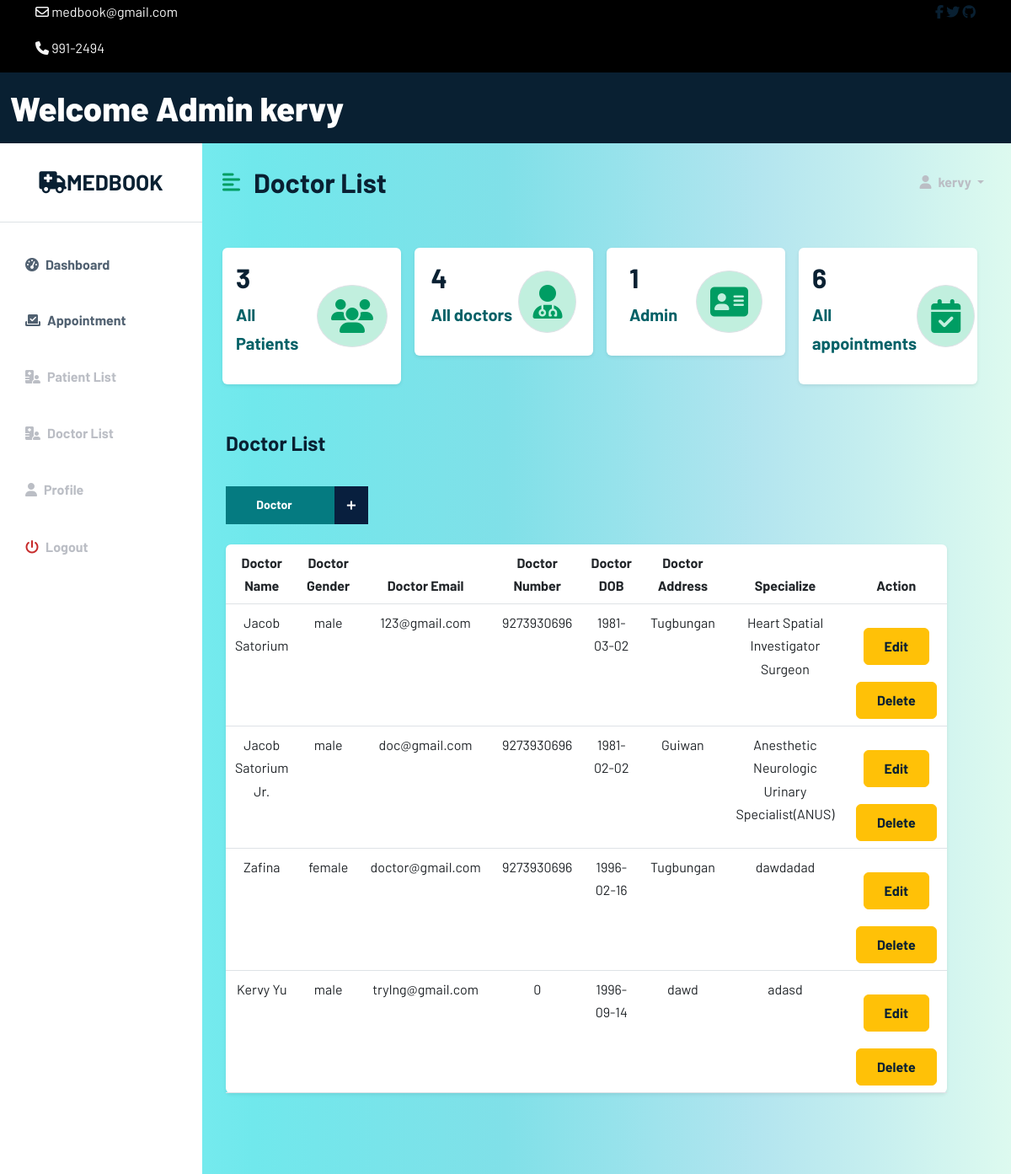
Page /admin/admindoc.php (signed in) on the committed database.
### tables this page shows
CREATE TABLE `app_admin` (
  `adminID` int(11) NOT NULL,
  `admin_name` varchar(100) NOT NULL,
  `admin_email` varchar(100) NOT NULL,
  `admin_password` varchar(100) NOT NULL,
  `usertype` varchar(100) NOT NULL DEFAULT 'admin'
);

CREATE TABLE `doctor` (
  `doctorID` int(11) NOT NULL,
  `d_FullName` varchar(100) NOT NULL,
  `d_email` varchar(100) NOT NULL,
  `d_number` bigint(100) NOT NULL,
  `d_address` varchar(100) NOT NULL,
  `d_password` varchar(100) NOT NULL,
  `d_DOB` date NOT NULL,
  `d_gender` varchar(100) NOT NULL,
  `doctor_type` varchar(100) NOT NULL DEFAULT 'doctor',
  `d_specialize` text NOT NULL
);

### admin/admindoc.php (the view, shortened to what this page needs)
<?php
include 'C:\xampp\htdocs\Web_Tech\config\config.php';
include 'C:\xampp\htdocs\Web_Tech\admin\adminheader.php';
?>
<?php
$currentAd = $_SESSION['email'];
$sql = "SELECT * FROM app_admin WHERE admin_email = '$currentAd'";
$result = mysqli_query($conn, $sql);
if ($result) {
if (mysqli_num_rows($result) > 0) {
while ($row = mysqli_fetch_array($result)) {
?>
<!DOCTYPE html>
<html lang="en">
<head>
    <link href="https://cdn.jsdelivr.net/npm/bootstrap@5.2.0/dist/css/bootstrap.min.css" rel="stylesheet">
    <link rel="stylesheet" href="/Web_Tech/css/style.css">
    <link rel="stylesheet" href="/Web_Tech/css/dochome.css">
    <link rel="stylesheet" href="/Web_Tech/css/reglog.css">
</head>
<body>
<div class="d-flex" id="wrapper">
    <div class="bg-white" id="sidebar-wrapper">
        <div class="sidebar-heading text-center py-4 primary-text fs-4 fw-bold text-uppercase border-bottom">
            <a href="#" class="navbar-brand mb-0" >
                <i class="fa-solid fa-truck-medical"></i>MedBook
            </a>
        </div>
        <div class="list-group list-group-flush my-3">
            <a href="adminhome.php" class="list-group-item list-group-item-action bg-transparent second-text active"><i
                    class="fas fa-tachometer-alt me-2"></i>Dashboard</a>
            <a href="adminapp.php" class="list-group-item list-group-item-action bg-transparent second-text active"><i
                        class="fas fa-check-to-slot me-2"></i>Appointment</a>
            <a href="adminpatient.php" class="list-group-item list-group-item-action bg-transparent second-text fw-bold">
                <i class="fas fa-hospital-user me-2"></i>Patient List</a>
            <a href="admindoc.php" class="list-group-item list-group-item-action bg-transparent second-text fw-bold">
                <i class="fas fa-hospital-user me-2"></i>Doctor List</a>
            <a href="doctorprofile.php" class="list-group-item list-group-item-action bg-transparent second-text fw-bold"><i
                    class="fas fa-user me-2"></i>Profile</a>
            <a href="/Web_Tech/user/userlogout.php" class="list-group-item list-group-item-action bg-transparent second-text fw-bold"><i
                    class="fas fa-power-off me-2" style="color: #c72a2a;"></i>Logout</a>
        </div>
    </div>
    <div id="page-content-wrapper">
        <nav class="navbar navbar-expand-lg navbar-light bg-transparent py-4 px-4">
            <div class="d-flex align-items-center">
                <i class="fas fa-align-left primary-text fs-4 me-3" id="menu-toggle"></i>
                <h2 class="fs-2 m-0">Doctor List</h2>
            </div>
            <div class="collapse navbar-collapse" id="navbarSupportedContent">
                <ul class="navbar-nav ms-auto mb-2 mb-lg-0">
                    <li class="nav-item dropdown">
                        <a class="nav-link dropdown-toggle second-text fw-bold" href="#" id="navbarDropdown"
                           role="button" data-bs-toggle="dropdown" aria-expanded="false">
                            <i class="fas fa-user me-2"></i><?php echo $row['admin_name'];?>
                        </a>
                    </li>
                </ul>
            </div>
        </nav>
        <div class="container-fluid px-4">
            <div class="row g-3 my-2">
                <div class="row g-3 my-2">
                    <div class="col-md-3">
                        <div class="p-3 bg-white shadow-sm d-flex justify-content-around align-items-center rounded">
                            <div>
                                <?php
                                $query = "SELECT patientID FROM patient ORDER BY patientID";
                                $query_run = mysqli_query($conn, $query);
                                if ($row = mysqli_num_rows($query_run)) {
                                    echo '<h3 class="fs-2">' . $row . '</h3>';
                                }else{
                                    echo '<h3 class="fs-2">No Data</h3>';
                                }
                                ?>
                                <p class="fs-5" style="color:#046167;"><b>All Patients</b></p>
                            </div>
                            <i class="fas fa-users fs-1 primary-text border rounded-full secondary-bg p-3"></i>
                        </div>
                    </div>
                    <div class="col-md-3">
                        <div class="p-3 bg-white shadow-sm d-flex justify-content-around align-items-center rounded">
                            <div>
                                <?php
                                $query = "SELECT doctorID FROM doctor ORDER BY doctorID";
                                $query_run = mysqli_query($conn, $query);
                                if($row = mysqli_num_rows($query_run))
                                {
                                    echo '<h3 class="fs-2">'.$row.'</h3>';
                                }
                                else{
                                    echo '<h3 class="fs-2">No Data</h3>';
                                }
                                ?>
                                <p class="fs-5" style="color:#046167;"><b>All doctors</b></p>
                            </div>
                            <i class="fas fa-user-doctor fs-1 primary-text border rounded-full secondary-bg p-3"></i>
                        </div>
                    </div>
                    <div class="col-md-3">
                        <div class="p-3 bg-white shadow-sm d-flex justify-content-around align-items-center rounded">
                            <div>
                                <?php
                                $query = "SELECT adminID FROM app_admin ORDER BY adminID";
                                $query_run = mysqli_query($conn, $query);
                                if($row = mysqli_num_rows($query_run))
                                {
                                    echo '<h3 class="fs-2">'.$row.'</h3>';
                                }
                                else{
                                    echo '<h3 class="fs-2">No Data</h3>';
                                }
                                ?>
                                <p class="fs-5" style="color:#046167;"><b>Admin</b></p>
                            </div>
                            <i class="fas fa-address-card fs-1 primary-text border rounded-full secondary-bg p-3"></i>
                        </div>
                    </div>
                    <div class="col-md-3">
                        <div class="p-3 bg-white shadow-sm d-flex justify-content-around align-items-center rounded">
                            <div>
                                <?php
                                $query = "SELECT requestID FROM appointment ORDER BY requestID";
                                $query_run = mysqli_query($conn, $query);
                                if($row = mysqli_num_rows($query_run))
                                {
                                    echo '<h3 class="fs-2">'.$row.'</h3>';
                                }
                                else{
                                    echo '<h3 class="fs-2">No Data</h3>';
                                }
                                ?>
                                <p class="fs-5" style="color:#046167;"><b>All appointments</b></p>
                            </div>
                            <i class="fas fa-calendar-check fs-1 primary-text border rounded-full secondary-bg p-3"></i>
                        </div>
                    </div>
                </div>
                <div class="row my-5">
                    <h3 class="fs-4 mb-3">Doctor List</h3>
                    <div class="col-12 col-md-5">
                        <div class="form-group mb-0">
                            <button type="submit" class="btn medilife-btn" id="medilife" data-bs-toggle="modal" data-bs-target="#adddoc">Doctor <span>+</span></button>
                        </div>
                    </div>
                    <div class="row my-4">
                    <div class="col text-center">
                        <form class="form" role="form" method="POST" accept-charset="UTF-8">
                            <table class="table bg-white rounded shadow-sm  table-hover">
                                <thead>
                                <tr>
                                    <th scope="col" width="50">Doctor Name</th>
                                    <th scope="col" width="50">Doctor Gender</th>
                                    <th scope="col" width="30">Doctor Email</th>
                                    <th scope="col" width="50">Doctor Number</th>
                                    <th scope="col" width="50">Doctor DOB</th>
                                    <th scope="col" width="50">Doctor Address</th>
                                    <th scope="col" width="50">Specialize</th>
                                    <th scope="col" width="50">Action</th>
                                </tr>
                                </thead>
                                <tbody>
                                <?php
                                $sql = "SELECT * FROM doctor";
                                $result = mysqli_query($conn, $sql);
                                if ($result) {
                                    if (mysqli_num_rows($result) > 0) {
                                        while ($row = mysqli_fetch_array($result)) {
                                            ?>
                                            <tr>
                                                <td><?php echo $row['d_FullName'] ?></td>
                                                <td><?php echo $row['d_gender'] ?></td>
                                                <td><?php echo $row['d_email'] ?></td>
                                                <td><?php echo $row['d_number'] ?></td>
                                                <td><?php echo $row['d_DOB'] ?></td>
                                                <td><?php echo $row['d_address'] ?></td>
                                                <td><?php echo $row['d_specialize'] ?></td>
                                                <td>
                                                    <button type="button" id="act_button" class="btn btn-warning btn-xs update" data-bs-toggle="modal" data-bs-target="#updatedoc"><a class="glyphicon glyphicon-edit" style="text-decoration: none;" href="?update=<?php echo $row['doctorID']; ?>" title="Edit">Edit</a></button>
                                                    <button type="button" name="delete" id="act_button" class="btn btn-warning btn-xs update"><a class="glyphicon glyphicon-edit" style="text-decoration: none;" href="/Web_Tech/admin/admindoc.php?delete=<?php echo $row['doctorID']; ?>" title="Edit">Delete</a></button>
                                                </td>
                                            </tr>
                                            <?php
                                        }
                                    }
                                }
                                ?>
                                </tbody>
                            </table>
                        </form>
                    </div>
                </div>
                <?php
                }
                }
                }
                ?>
            </div>
        </div>
    </div>
</div>
</body>
</html>

### admin/adminheader.php (shortened to what this page needs)
<?php
$currentAd = $_SESSION['email'];
$sql = "SELECT * FROM app_admin WHERE admin_email = '$currentAd'";
$result = mysqli_query($conn, $sql);
if ($result) {
if (mysqli_num_rows($result) > 0) {
while ($row = mysqli_fetch_array($result)) {
?>
<!DOCTYPE html>
<html lang="en">
<head>
    <link href="https://cdn.jsdelivr.net/npm/bootstrap@5.2.0/dist/css/bootstrap.min.css" rel="stylesheet">
    <link rel="stylesheet" type="text/css" href="/Web_Tech/css/style.css">
    <link rel="stylesheet" type="text/css" href="/Web_Tech/css/dochome.css">
</head>
<body>
<div class="top-nav" id="home" style="background-color: black">
    <div class="container">
        <div class="row justify-content-between">
            <div class="col-auto">
                <p>
                    <i class="fa-regular fa-envelope"></i>
                    <span>medbook@gmail.com</span>
                </p>
                <p>
                    <i class="fa-solid fa-phone"></i>
                    <span>991-2494</span>
                </p>
            </div>
            <div class="col-auto social-icons">
                <a href=""><i class="fa-brands fa-facebook-f"></i></a>
                <a href=""><i class="fa-brands fa-twitter"></i></i></a>
                <a href=""><i class="fa-brands fa-github"></i></i></a>
            </div>
        </div>
    </div>
</div>
<div class="container-fluid" id="wrapper-header">
    <nav class="navbar navbar-inverse navbar-fixed-top" role="navigation">
        <div class="navbar-header">
            <a class="navbar-brand" id="docheader" href="adminhome.php">Welcome Admin <?php echo $row['admin_name'];?></a>
        </div>
    </nav>
</div>
<?php
}
}
}
?>
</body>
</html>

### css/style.css (style rules this page uses)
body { font-family: 'Barlow', sans-serif; line-height: 1.7; color: #516171; }
h1,h2,h3,h4,h5,h6 { font-weight: 700; color: #092032; }
a { color: #092032; font-weight: 700; }
.btn { padding: 9px 24px; }
p { color: #f6f6f6; }
#medilife { display: inline-block; color: #ffffff; background-color: #057b81; height: 45px; padding: 0 55px 0 30px; line-height: 42px; font-size: 14px; min-width: 140px; border-radius: 0; font-weight: 700; position: relative; z-index: 1; transition-duration: 500ms; }
.medilife-btn span { width: 40px; height: 45px; background-color: #081f3e; display: inline-block; position: absolute; top: -1px; right: -30px; font-size: 24px; color: #ffffff; font-weight: 500; transition-duration: 500ms; }

### css/dochome.css (style rules this page uses)
:root { --main-bg-color: #009d63; --main-text-color: #009d63; --second-text-color: #bbbec5; --second-bg-color: #c1efde; }
#wrapper-header { background-color: #092032; }
#docheader { color: white; font-weight: 800; font-size: 40px; }
.primary-text { color: var(--main-text-color); }
.second-text { color: var(--second-text-color); }
.secondary-bg { background-color: var(--second-bg-color); }
.rounded-full { border-radius: 100%; }
#wrapper { overflow-x: hidden; background-image: linear-gradient( to right, #86f3f6, #70e8ec, #80e0e8, #b3e5ef, #ddfaef ); }
#sidebar-wrapper { min-height: 100vh; margin-left: -15rem; transition: 0.3s ease; }
.sidebar-heading a { font-weight: 700; font-size: 26px; color: #092032; transition: 0.3s ease; }
#sidebar-wrapper .sidebar-heading { padding: 0.875rem 1.25rem; font-size: 1.2rem; }
#sidebar-wrapper .list-group { width: 15rem; }
#page-content-wrapper { min-width: 100vw; }
#menu-toggle { cursor: pointer; }
.list-group-item { border: none; padding: 20px 30px; }
.list-group-item.active { background-color: transparent; color: var(--main-text-tablor); font-weight: bold; border: none; }
@media (min-width: 768px) { #sidebar-wrapper { margin-left: 0; } }
@media (min-width: 768px) { #page-content-wrapper { min-width: 0; width: 100%; } }

### css/reglog.css (style rules this page uses)
.btn { padding: 9px 24px; margin-top: 20px; }

### rows in the picture
app_admin: admin_name "kervy", row "3", row "4", row "1", row "6"
doctor: d_FullName "Jacob Satorium", d_gender "male", d_email "123@gmail.com", d_number "9273930696", d_DOB "1981-03-02", d_address "Tugbungan", d_specialize "Heart Spatial Investigator Surgeon"
doctor: d_FullName "Jacob Satorium Jr.", d_gender "male", d_email "doc@gmail.com", d_number "9273930696", d_DOB "1981-02-02", d_address "Guiwan", d_specialize "Anesthetic Neurologic Urinary Specialist(ANUS)"
doctor: d_FullName "Zafina", d_gender "female", d_email "doctor@gmail.com", d_number "9273930696", d_DOB "1996-02-16", d_address "Tugbungan", d_specialize "dawdadad"
doctor: d_FullName "Kervy Yu", d_gender "male", d_email "trylng@gmail.com", d_number "0", d_DOB "1996-09-14", d_address "dawd", d_specialize "adasd"
